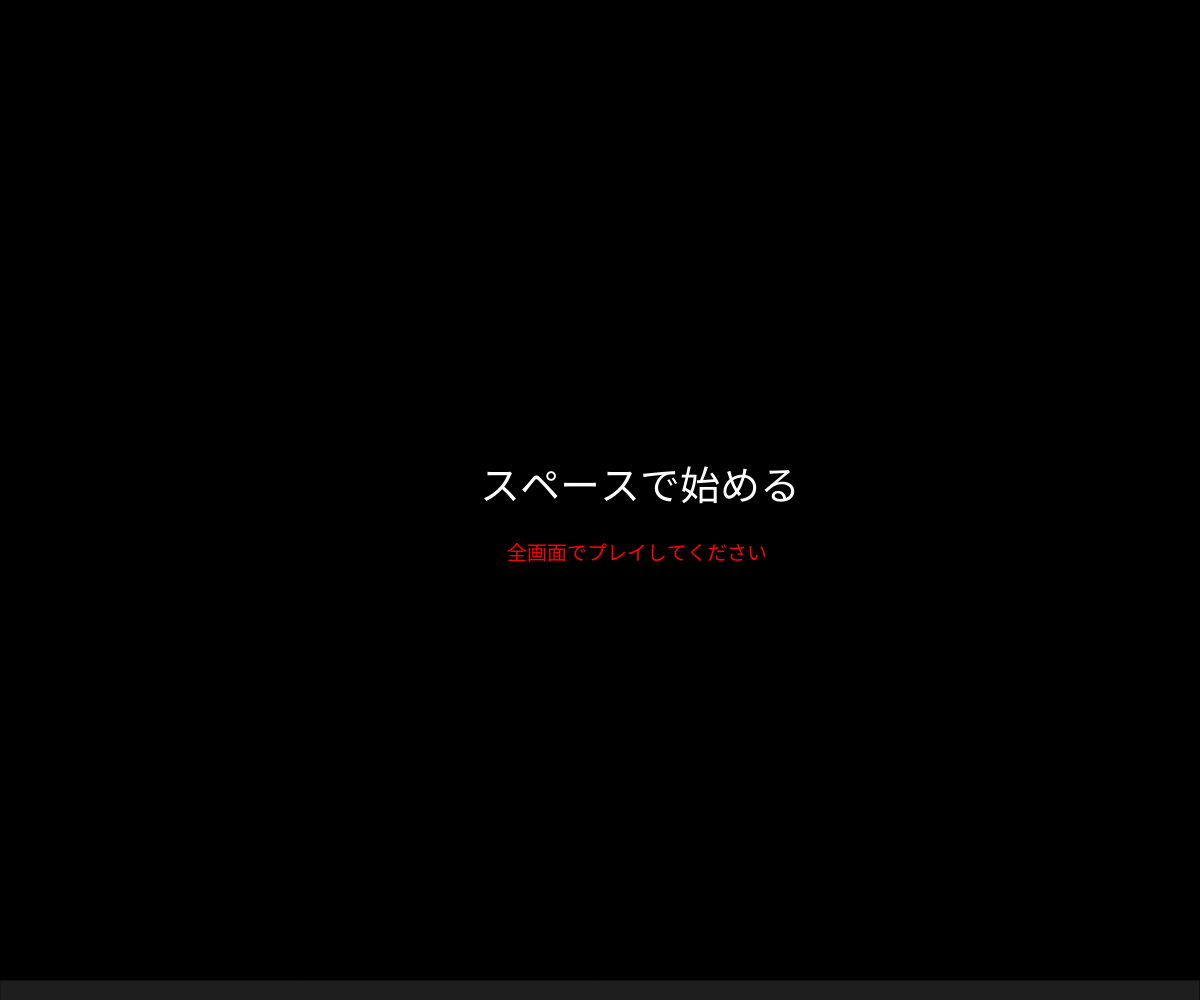
Frame 1 (no input)
Frame 60 (no input): identical to frame 1, image omitted
Frame 120 (the mouse pressed at the canvas centre since frame 60): identical to frame 1, image omitted

The p5.js sketch that drew this single still picture (run headless with seeded random() and noise() and a simulated clock; from frame 60 on, the mouse is pressed at the canvas centre):

// p5.js sketch
// ── sketch.js
function windowResized(){
  resizeCanvas(windowWidth, windowHeight);
}


// 1. クラス名（必ず大文字で始める）
class PLAYer {
  
  // 2. コンストラクタ（誕生した瞬間に1回だけ実行される設定）
  constructor() {
    // this.〇〇 = 「自分自身の〇〇」という意味
    this.x = width / 6;
    this.y = height - ground - size / 2;
    this.size =  height * 0.1;
    this.vy = 0;
    // 他にも色や速度など、そのモノが持つ「情報」は全部ここに書く
  }

  // 3. メソッド（動きや計算などのアクション）
  update() {
    this.y += this.vy;
    this.onDai = false

    //台判定
    for (let dai of dais) { 
     if (
      this.vy >= 0 &&  //落ちてる時
      this.y + size/2 >= dai.y && this.y + size/2 <= dai.y + 20 //高さピタリ
      ){
       this.vy = 0;
       this.y = dai.y - size/2;
       this.onDai= true;
       }
    }
    if(!this.onDai){
     if(this.y < height - ground - size / 2){ // 地面より上、つまり空中にいる
      this.vy += g; // 下方向に重力の影響で加速する
     }
     else{
     this.vy = 0;
     this.y = height - ground - size / 2;
     }
    }
  }

  show() {
    // p5.jsの描画関数をここに書く
    fill(255,255,0)
    ellipse(this.x, this.y, size, size);
  }

  // 4. メソッド（描画のアクション）
  jump(){
    if(this.y >= height - ground - size / 2||this.onDai==true) // 地面にいるまたはonGroundときだけジャンプできる
      this.vy = -jump; 
  }

  down(){
    if(this.onDai == true) {
      this.y += 25;
  }

  }
}


class Obstacle{
    constructor(){
      this.x= width;       
      this.vx= random(-12, -4);      
      this.size= 10;                
      let r = floor(random(dais.length + 2));
      this.y = 530 + r * 100
    }
    show(){
      fill(255,0,0);
      ellipse(this.x, this.y, size, size);
    }
    update(){
      this.x+=this.vx;
    }
}

class DAI{
   constructor(x,y,w){
    this.x=x
    this.y=y
    this.w=w
    this.h=10
   }
   show(){
    fill(60,60,80)
    rect(this.x,this.y,this.w,this.h)
   }
}

//子クラス
class Tabako extends Obstacle{
  constructor(){
    super()
    this.vx=-5
  }
  show() {
    fill(255);
    noStroke();
    rect(this.x, this.y - 5, 20, 6);
    fill(255, 100, 0); 
    rect(this.x + 18, this.y - 5, 4, 6); 
  }
}














//以下はレシピにあったジャンプをスペースジャンプに変え、ジャンプ力を調整したもの
let player,dai
let score=0
let stress=0
let dais=[]
let obstacles=[]
let tabakos=[]
let lifeObstacle=[] //当たったobstacleを入れる
const g = 1;     // 重力（いろいろな値を試してみましょう）
const jump = 15; // ジャンプ力（いろいろな値を試してみましょう）
const ground = 20;
const size = 20;
let x, y, vy;
let jyoutai=[] //1つ入ったらスタート、2つ入ったらゲームオーバー
const DAIX = 50;   // 台の左端
const DAIW = 300;  // 台の幅
const DAIH = 850;  // 台の高さ（y座標）

//初期条件（コンストラクタはここで起こす）
function setup() {
  createCanvas(windowWidth, windowHeight);
  player = new PLAYer();
  for(let i = 0; i < 3; i++){
    let d = new DAI(DAIX, 650 + i * 100, DAIW);
    dais.push(d);
  }
}

//更新し続ける（メソッドはこれ以降）
function draw() {
  background(0);
  let gy = height - ground;
  // 地面を描く(課題3-2より)
  const groundY = height * 0.8;
  fill(30);
  rect(0, gy, width, gy);

  //スタート画面
  if(jyoutai.length==0){
    fill(255);
    textSize(40);
    text("スペースで始める", windowWidth/2.5, windowHeight/2);
    textSize(20);
    fill(255, 0, 0);
    text("全画面でプレイしてください", 0.845*windowWidth/2, 2.8*windowHeight/5);
  }

  //play中
  if(jyoutai.length==1){
   score += 1; 
   //スコアの表示
   fill(255);
   noStroke();
   textSize(24); 
   text("SCORE:"+score,width-300, 25);

   // ライフ表示（左上）
   text("LIFE:" + (3-lifeObstacle.length) + "/3", 20, 30);

   //ストレス値
   stress += 0.07;
   if (stress >= 100) {
     jyoutai.push(g); 
   }
   // ストレスゲージ描画
   fill(255);
   text("STRESS", 20, 70);
   noFill();
   stroke(255);
   rect(120, 50, 200, 20); // 枠
   noStroke();
   fill(255, 50, 50); // 赤いバー
   // ストレス量に合わせて幅を変える
   let barWidth = map(stress, 0, 100, 0, 200);
   rect(120, 50, barWidth, 20);

   //player
   player.update(); // 計算
   player.show();   // 表示

   //台
   for(let d of dais){
     d.show();
   }

   //obstacle(課題4-3を参考)
   if(frameCount % 15 === 0) { // 20フレームごとに新しい的を追加する
     obstacle = new Obstacle()
     obstacles.push(obstacle)
   }
   //画面外の障害物と当たった障害物を配列から消す
   const activeObstacles = []; // 画面内の障害物を一時的に保持する配列
   for(let i = 0; i < obstacles.length; i++){
    let o = obstacles[i];
    let p = player;
    let hit =false
    o.update();
    o.show();
    if (dist(o.x, o.y, p.x, p.y) < o.size / 2 + p.size / 2) {
          hit = true; //課題4-3にはbreakがあったがそれはballが複数個あって1つ当たったなら他のballを見る必要がないからあった。今回はplayer1人なので要らない
        }
    if(!hit && o.x + o.size > 0) activeObstacles.push(o); // 衝突していなければ生き残る
    if(hit) lifeObstacle.push(o);
   }
   obstacles = activeObstacles; // 生き残った障害物だけを残す

   //障害物に3回当たったらゲームが止まるように
   if(lifeObstacle.length>=3){
     jyoutai.push(g)
    }

   //タバコ（ほぼObstacle）
   if(frameCount % 250 === 0) { // 20フレームごとに新しい的を追加する
     tabako = new Tabako()
     tabakos.push(tabako)
   }
   //画面外のタバコと当たったタバコを配列から消す
   const activetabakos = []; // 画面内の障害物を一時的に保持する配列
   for(let i = 0; i < tabakos.length; i++){
    let t = tabakos[i];
    let p = player;
    let hit =false
    t.update();
    t.show();
    if (dist(t.x, t.y, p.x, p.y) < t.size / 2 + p.size / 2) {
          hit = true; //課題4-3にはbreakがあったがそれはballが複数個あって1つ当たったなら他のballを見る必要がないからあった。今回はplayer1人なので要らない
          if(stress<=30){
            stress=0
          }
          else{
            stress -=30
          }
        }
    if(!hit && t.x + t.size > 0) activetabakos.push(t); // 衝突していなければ生き残る
   }
   tabakos = activetabakos; // 生き残った障害物だけを残す
  }

  

  //gameover
  if(jyoutai.length==2){
     fill(255, 50, 50);
     textSize(70);
     text("GAME OVER", windowWidth/2.5, windowHeight/2);
     fill(255)
     textSize(35);
     text("スペースでリスタート", 20+windowWidth/2.5, 50+windowHeight/2);
  }

  //リセット
  if(jyoutai.length>=3){
    lifeObstacle=[]
    obstacles = [];
    jyoutai=[]
    score=0
    player= new PLAYer
    stress=0
    tabakos=[]
  }
   
}

//画面変更とジャンプ、down用
function keyPressed(){
  if (key == " ") {
    if (jyoutai.length == 0||jyoutai.length == 2) {
      jyoutai.push(g); 
    }
    else if (jyoutai.length == 1) {
      player.jump();
    }
  }
  if (key == "d") {
    if (jyoutai.length == 1) {
      player.down();
    }
  }
}
